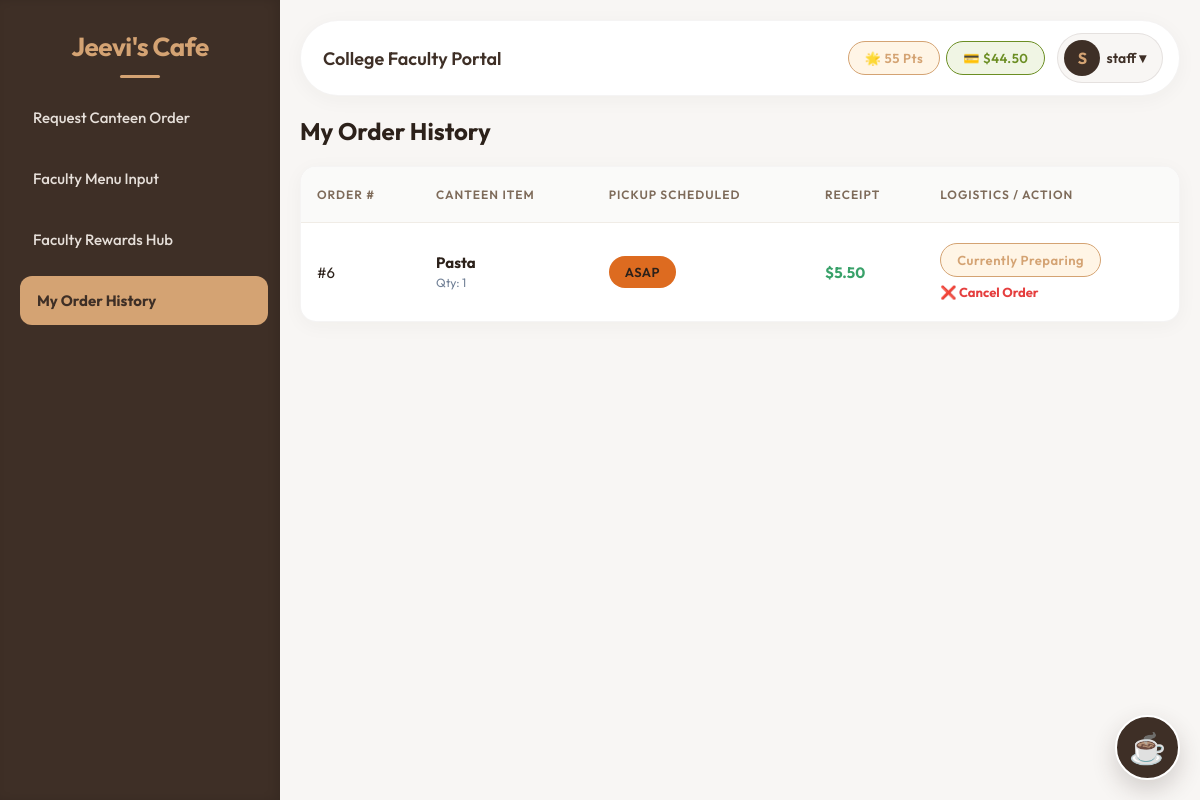
The app's page /facultyOrders.php (signed in) with its own data.
### tables this page shows
CREATE TABLE `users` (
  `id` int(11) NOT NULL,
  `username` varchar(50) NOT NULL,
  `password` varchar(255) NOT NULL,
  `role` enum('user','admin','staff') NOT NULL DEFAULT 'user',
  `wallet` decimal(10,2) DEFAULT 50.00,
  `loyalty_points` int(11) DEFAULT 0,
  `register_number` varchar(50) DEFAULT NULL
);

CREATE TABLE `orders` (
  `id` int(11) NOT NULL,
  `food_name` varchar(255) NOT NULL,
  `quantity` int(11) NOT NULL,
  `order_date` datetime DEFAULT current_timestamp(),
  `user_id` int(11) DEFAULT 0,
  `status` enum('pending','completed','cancelled') DEFAULT 'pending',
  `is_rated` tinyint(1) DEFAULT 0,
  `total_price` decimal(10,2) DEFAULT 0.00,
  `pickup_time` varchar(50) DEFAULT 'ASAP'
);

### facultyOrders.php (the view, shortened to what this page needs)
<?php
require 'includes/header.php';
$user_id = $_SESSION['user_id'];
$orders = $conn->query("SELECT * FROM orders WHERE user_id = $user_id ORDER BY order_date DESC");
?>
<h2 style="margin-bottom: 20px;">My Order History</h2>
<table>
    <thead>
        <tr>
            <th>Order #</th>
            <th>Canteen Item</th>
            <th>Pickup Scheduled</th>
            <th>Receipt</th>
            <th>Logistics / Action</th>
        </tr>
    </thead>
    <tbody>
        <?php while ($row = $orders->fetch_assoc()): ?>
        <tr>
            <td>#<?php echo $row['id']; ?></td>
            <td style="font-weight:bold;">
                <?php echo htmlspecialchars($row['food_name']); ?>
                <br><span style="font-size:12px; color:#718096; font-weight:normal;">Qty: <?php echo $row['quantity']; ?></span>
            </td>
            <td>
                <?php if($row['pickup_time'] === 'ASAP'): ?>
                    <span class="badge" style="background-color: #dd6b20;">ASAP</span>
                <?php else: ?>
                    <span class="badge" style="background-color: #2b6cb0;">⏱️ <?php echo htmlspecialchars($row['pickup_time']); ?></span>
                <?php endif; ?>
            </td>
            <td style="color:#38a169; font-weight:bold;">$<?php echo number_format($row['total_price'], 2); ?></td>
            <td>
                <?php if ($row['status'] == 'completed'): ?>
                    <span class="badge badge-completed" style="margin-bottom:5px;">Food Served!</span><br>
                    <?php if(!$row['is_rated']): ?>
                        <a href="rateOrder.php?id=<?php echo $row['id']; ?>" class="btn" style="padding: 3px 6px; font-size: 11px; background-color: #dd6b20;">Leave Feedback</a>
                    <?php else: ?>
                        <span style="font-size: 11px; color:#718096">Rated ⭐</span>
                    <?php endif; ?>
                <?php elseif ($row['status'] == 'cancelled'): ?>
                    <span class="badge" style="background:#e53e3e;">Cancelled (Refunded)</span>
                <?php else: ?>
                    <span class="badge badge-pending" style="margin-bottom: 5px;">Currently Preparing</span><br>
                    <button onclick="confirmAction('cancel_order', <?php echo $row['id']; ?>, 'Cancel and instantly refund wallet?')" style="color: #e53e3e; font-size: 13px; font-weight:bold; background:none; border:none; cursor:pointer;">❌ Cancel Order</button>
                <?php endif; ?>
            </td>
        </tr>
        <?php endwhile; ?>
    </tbody>
</table>
<?php require 'includes/footer.php'; ?>

### includes/header.php (shortened to what this page needs)
<?php
require 'includes/db.php';
$stmt = $conn->prepare("SELECT username, role, wallet, loyalty_points FROM users WHERE id=?");
$stmt->bind_param("i", $_SESSION['user_id']);
$stmt->execute();
$me = $stmt->get_result()->fetch_assoc();
$username = $me['username'];
$role = trim(strtolower($me['role']));
$wallet = $me['wallet'];
$loyalty_points = $me['loyalty_points'] ?? 0;
$currentPage = basename($_SERVER['PHP_SELF']);
?>
<!DOCTYPE html>
<html lang="en">
<head>
    <link rel="stylesheet" href="assets/css/style.css">
</head>
<body>
<div class="app-container">
    <div class="sidebar">
        <h2>Jeevi's Cafe</h2>
        <ul>
            <?php if ($role === 'staff'): ?>
            <li><a href="facultyIndex.php" class="<?php echo ($currentPage=='facultyIndex.php')?'active':''; ?>">Request Canteen Order</a></li>
            <li><a href="facultyVote.php" class="<?php echo ($currentPage=='facultyVote.php')?'active':''; ?>">Faculty Menu Input</a></li>
            <li><a href="facultyVouchers.php" class="<?php echo ($currentPage=='facultyVouchers.php')?'active':''; ?>">Faculty Rewards Hub</a></li>
            <li><a href="facultyOrders.php" class="<?php echo ($currentPage=='facultyOrders.php')?'active':''; ?>">My Order History</a></li>
            <?php endif; ?>
        </ul>
    </div>
    <div class="main-content">
        <div class="header">
            <h3><?php
                if($role === 'admin') echo 'Canteen Administrator';
                elseif($role === 'staff') echo 'College Faculty Portal';
                else echo 'Student Portal';
            ?></h3>
            <div class="user-info">
                <?php if($role === 'user' || $role === 'staff'): ?>
                <div class="badge-group">
                    <span class="badge" style="background:#FFF5E6; color:#D4A373; border: 1px solid #D4A373;">🌟 <span id="nav-points"><?php echo $loyalty_points; ?></span> Pts</span>
                    <span class="badge" style="background:#F0F5E4; color:#6B8E23; border: 1px solid #6B8E23;">💳 $<span id="nav-wallet"><?php echo number_format($wallet, 2); ?></span></span>
                </div>
                <?php endif; ?>
                <div class="user-dropdown-container">
                    <div class="user-avatar-btn">
                        <div class="avatar-circle"><?php echo strtoupper(substr($username, 0, 1)); ?></div>
                        <span class="avatar-text"><?php echo htmlspecialchars($username); ?> ▾</span>
                    </div>
                </div>
            </div>
        </div>
        <div class="content-body">

### assets/css/style.css (style rules this page uses)
:root { --bg-color: #F8F6F4; --sidebar-bg: #3E2F26; --sidebar-text: #F8F6F4; --text-main: #2C211A; --text-muted: #7E6B5A; --accent: #D4A373; --accent-hover: #BC8F60; --card-bg: #FFFFFF; --success: #6B8E23; --danger: #C05640; --space-xs: 4px; --space-sm: 6px; --space-md: 12px; --space-lg: 16px; --space-xl: 20px; --space-xxl: 30px; --radius-small: 6px; --radius-medium: 12px; --radius-large: 16px; --radius-pill: 9999px; --shadow-soft: 0 4px 20px rgba(62, 47, 38, 0.04); --shadow-hover: 0 10px 30px rgba(62, 47, 38, 0.08); --shadow-dropdown: 0 10px 40px rgba(0, 0, 0, 0.1); }
* { box-sizing: border-box; margin: 0; padding: 0; font-family: 'Outfit', sans-serif; }
body { background-color: var(--bg-color); color: var(--text-main); display: flex; min-height: 100vh; }
a { text-decoration: none; color: inherit; }
.app-container { display: flex; width: 100%; }
.sidebar { width: 280px; background-color: var(--sidebar-bg); color: var(--sidebar-text); padding: var(--space-xxl) var(--space-lg); display: flex; flex-direction: column; box-shadow: inset -4px 0 10px rgba(0,0,0,0.1); }
.sidebar h2 { font-size: 26px; font-weight: 700; margin-bottom: var(--space-xxl); color: var(--accent); text-align: center; letter-spacing: -0.5px; position: relative; }
.sidebar h2::after { content: ''; position: absolute; bottom: -15px; left: 50%; transform: translateX(-50%); width: 40px; height: 3px; background-color: var(--accent); border-radius: var(--radius-pill); }
.sidebar ul { list-style: none; flex: 1; }
.sidebar ul li { margin-bottom: var(--space-md); }
.sidebar ul li a { display: block; padding: 14px var(--space-lg); border-radius: var(--radius-medium); font-weight: 500; font-size: 15px; color: #E6DFD9; transition: all 0.3s cubic-bezier(0.16, 1, 0.3, 1); border: 1px dashed transparent; }
.sidebar ul li a:hover, .sidebar ul li a.active { background-color: rgba(212, 163, 115, 0.15); color: var(--accent); border: 1px dashed var(--accent); transform: translateX(4px); }
.sidebar ul li a.active { background-color: var(--accent); color: var(--sidebar-bg); font-weight: 700; }
.main-content { flex: 1; display: flex; flex-direction: column; padding: var(--space-xl); overflow-y: auto; height: 100vh; }
.header { background-color: var(--card-bg); padding: var(--space-md) var(--space-lg); border-radius: var(--radius-pill); display: flex; justify-content: space-between; align-items: center; margin-bottom: var(--space-xl); box-shadow: var(--shadow-soft); border: 1px solid rgba(62, 47, 38, 0.05); }
.header h3 { font-size: 18px; font-weight: 600; color: var(--sidebar-bg); padding-left: var(--space-sm); }
.user-info { display: flex; align-items: center; font-size: 14px; gap: var(--space-md); }
.badge-group { display: flex; gap: var(--space-sm); }
.user-dropdown-container { position: relative; display: inline-block; }
.user-avatar-btn { display: flex; align-items: center; gap: var(--space-sm); padding: 6px 16px 6px 6px; background-color: var(--bg-color); border-radius: var(--radius-pill); border: 1px solid rgba(62, 47, 38, 0.1); cursor: pointer; transition: all 0.2s ease; }
.avatar-circle { width: 36px; height: 36px; background-color: var(--sidebar-bg); color: var(--accent); border-radius: 50%; display: flex; align-items: center; justify-content: center; font-weight: bold; font-size: 16px; }
.avatar-text { font-weight: 600; color: var(--sidebar-bg); }
table { width: 100%; border-collapse: separate; border-spacing: 0; margin-top: var(--space-md); background: var(--card-bg); border-radius: var(--radius-large); overflow: hidden; box-shadow: var(--shadow-soft); border: 1px solid rgba(62, 47, 38, 0.05); }
th, td { padding: 20px var(--space-lg); text-align: left; border-bottom: 1px solid #F0ECE6; font-size: 15px; }
th { background-color: #FAFAF9; color: var(--text-muted); font-weight: 600; text-transform: uppercase; font-size: 12px; letter-spacing: 1px; }
td { color: var(--text-main); }
tr:last-child td { border-bottom: none; }
.badge { padding: 8px 16px; border-radius: var(--radius-pill); font-size: 13px; font-weight: 600; display: inline-block; letter-spacing: 0.5px; }
.badge-pending { background-color: #FFF5E6; color: #D4A373; border: 1px solid #D4A373; }

### records on screen
users: loyalty_points "55", wallet "44.50", username "S", username "staff"
orders: id "6", food_name "Pasta", quantity "1", pickup_time "ASAP", total_price "5.50"
